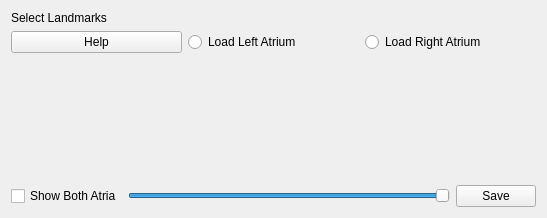
<?xml version="1.0" encoding="UTF-8"?>
<ui version="4.0">
 <class>FourChamberGuidePointsViewControls</class>
 <widget class="QWidget" name="FourChamberGuidePointsViewControls">
  <property name="geometry">
   <rect>
    <x>0</x>
    <y>0</y>
    <width>547</width>
    <height>218</height>
   </rect>
  </property>
  <property name="windowTitle">
   <string>QmitkTemplate</string>
  </property>
  <layout class="QVBoxLayout" name="verticalLayout">
   <item>
    <layout class="QGridLayout" name="gridLayout">
     <item row="1" column="1">
      <widget class="QRadioButton" name="radio_load_la">
       <property name="text">
        <string>Load Left Atrium</string>
       </property>
      </widget>
     </item>
     <item row="0" column="0">
      <widget class="QLabel" name="label_1">
       <property name="text">
        <string>Select Landmarks</string>
       </property>
      </widget>
     </item>
     <item row="1" column="0">
      <widget class="QPushButton" name="button_guide1">
       <property name="text">
        <string>Help</string>
       </property>
      </widget>
     </item>
     <item row="1" column="2">
      <widget class="QRadioButton" name="radio_load_ra">
       <property name="text">
        <string>Load Right Atrium</string>
       </property>
      </widget>
     </item>
    </layout>
   </item>
   <item>
    <widget class="QVTKOpenGLStereoWidget" name="widget_1" native="true">
     <property name="sizePolicy">
      <sizepolicy hsizetype="MinimumExpanding" vsizetype="MinimumExpanding">
       <horstretch>0</horstretch>
       <verstretch>0</verstretch>
      </sizepolicy>
     </property>
    </widget>
   </item>
   <item>
    <layout class="QHBoxLayout" name="horizontalLayout">
     <item>
      <widget class="QCheckBox" name="check_show_all">
       <property name="text">
        <string>Show Both Atria</string>
       </property>
      </widget>
     </item>
     <item>
      <widget class="QSlider" name="alpha_slider">
       <property name="minimum">
        <number>1</number>
       </property>
       <property name="maximum">
        <number>100</number>
       </property>
       <property name="value">
        <number>100</number>
       </property>
       <property name="orientation">
        <enum>Qt::Horizontal</enum>
       </property>
       <property name="tickPosition">
        <enum>QSlider::NoTicks</enum>
       </property>
      </widget>
     </item>
     <item>
      <widget class="QPushButton" name="button_save">
       <property name="text">
        <string>Save</string>
       </property>
      </widget>
     </item>
    </layout>
   </item>
  </layout>
 </widget>
 <layoutdefault spacing="6" margin="11"/>
 <customwidgets>
  <customwidget>
   <class>QVTKOpenGLStereoWidget</class>
   <extends>QWidget</extends>
   <header>QVTKOpenGLStereoWidget.h</header>
   <container>1</container>
  </customwidget>
 </customwidgets>
 <resources/>
 <connections/>
</ui>
